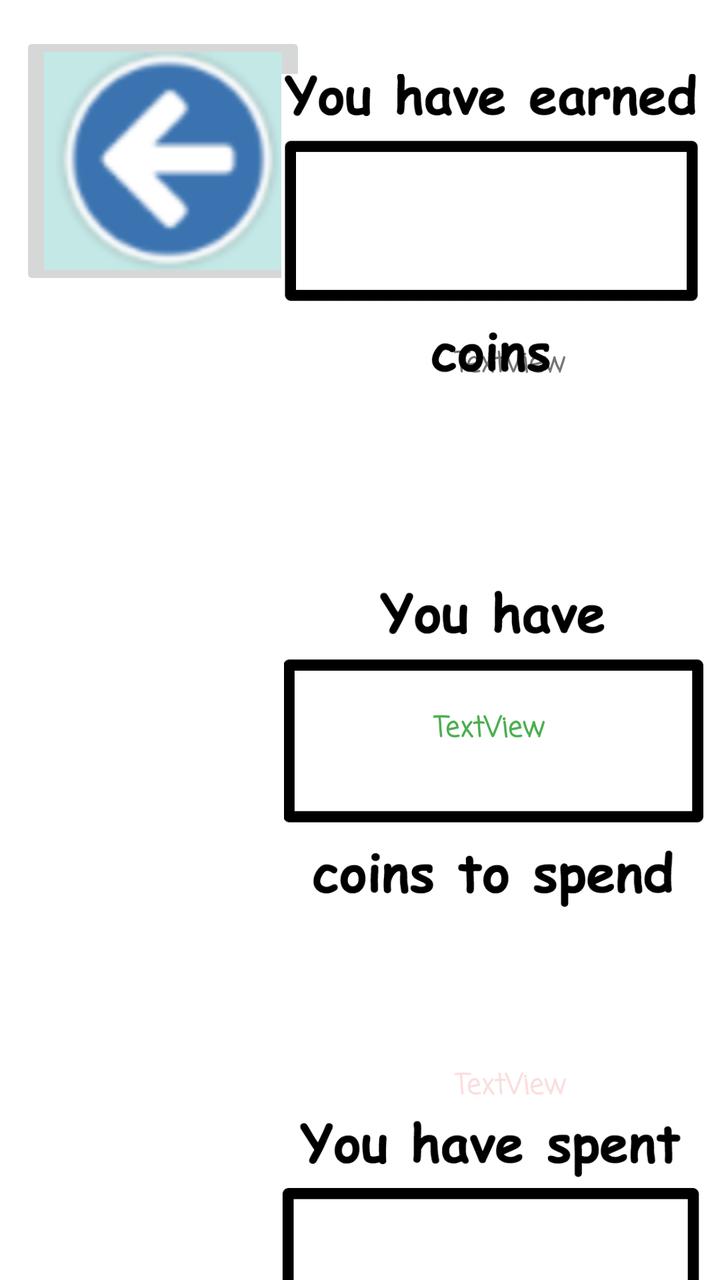
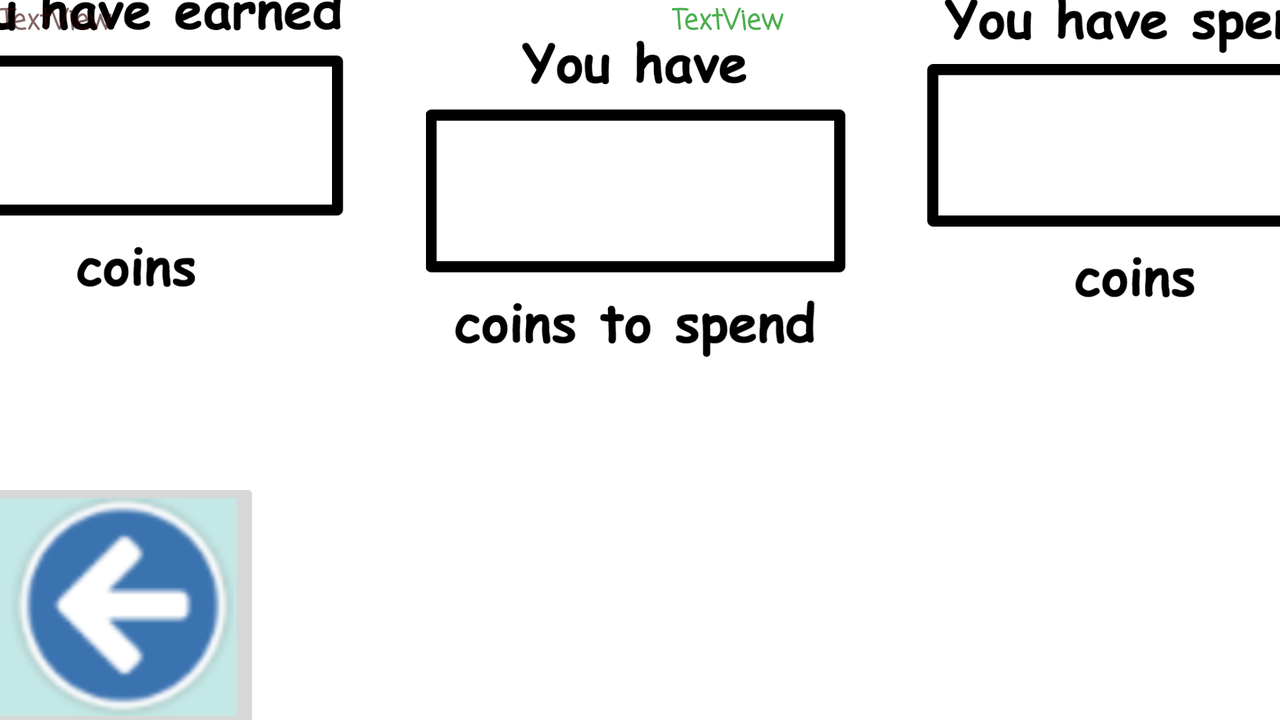

First picture: res/layout/ on a phone held upright. Second picture: the repository's own variant of that layout, on a device whose configuration matches the variant's folder. Source for both follows.
<!-- AndroidManifest.xml: application theme Theme.Herataleapp -->
<!-- res/layout/activity_piggy_bank.xml -->
<?xml version="1.0" encoding="utf-8"?>
<androidx.constraintlayout.widget.ConstraintLayout xmlns:android="http://schemas.android.com/apk/res/android"
    xmlns:app="http://schemas.android.com/apk/res-auto"
    xmlns:tools="http://schemas.android.com/tools"
    android:layout_width="match_parent"
    android:layout_height="match_parent"
    tools:context=".PiggyBank">

    <ImageButton
        android:id="@+id/back"
        android:layout_width="wrap_content"
        android:layout_height="wrap_content"
        android:layout_marginBottom="589dp"
        android:layout_marginEnd="253dp"
        android:layout_marginLeft="12dp"
        android:layout_marginRight="253dp"
        android:layout_marginStart="12dp"
        android:layout_marginTop="16dp"
        app:layout_constraintBottom_toBottomOf="parent"
        app:layout_constraintEnd_toEndOf="parent"
        app:layout_constraintHorizontal_bias="0.042"
        app:layout_constraintStart_toStartOf="parent"
        app:layout_constraintTop_toTopOf="parent"
        app:layout_constraintVertical_bias="0.0"
        app:srcCompat="@drawable/back" />

    <ImageView
        android:id="@+id/imageView"
        android:layout_width="210dp"
        android:layout_height="167dp"
        android:layout_marginBottom="47dp"
        android:layout_marginEnd="27dp"
        android:layout_marginLeft="264dp"
        android:layout_marginRight="27dp"
        android:layout_marginStart="264dp"
        android:layout_marginTop="194dp"
        app:layout_constraintBottom_toTopOf="@+id/imageView12"
        app:layout_constraintEnd_toEndOf="parent"
        app:layout_constraintHorizontal_bias="0.877"
        app:layout_constraintStart_toStartOf="parent"
        app:layout_constraintTop_toTopOf="parent"
        app:srcCompat="@drawable/piggybank_earned" />

    <ImageView
        android:id="@+id/imageView12"
        android:layout_width="210dp"
        android:layout_height="167dp"
        android:layout_marginBottom="59dp"
        android:layout_marginEnd="27dp"
        android:layout_marginLeft="264dp"
        android:layout_marginRight="27dp"
        android:layout_marginStart="264dp"
        android:layout_marginTop="47dp"
        app:layout_constraintBottom_toTopOf="@+id/imageView13"
        app:layout_constraintEnd_toEndOf="parent"
        app:layout_constraintHorizontal_bias="0.866"
        app:layout_constraintStart_toStartOf="parent"
        app:layout_constraintTop_toBottomOf="@+id/imageView"
        app:srcCompat="@drawable/piggybank_available" />

    <ImageView
        android:id="@+id/imageView13"
        android:layout_width="210dp"
        android:layout_height="167dp"
        android:layout_marginBottom="84dp"
        android:layout_marginEnd="27dp"
        android:layout_marginLeft="264dp"
        android:layout_marginRight="27dp"
        android:layout_marginStart="264dp"
        android:layout_marginTop="36dp"
        app:layout_constraintBottom_toBottomOf="parent"
        app:layout_constraintEnd_toEndOf="parent"
        app:layout_constraintHorizontal_bias="0.877"
        app:layout_constraintStart_toStartOf="parent"
        app:layout_constraintTop_toBottomOf="@+id/imageView12"
        app:srcCompat="@drawable/piggybank_spent" />

    <TextView
        android:id="@+id/earned_coins"
        android:layout_width="wrap_content"
        android:layout_height="wrap_content"
        android:fontFamily="casual"
        android:text="TextView"
        android:textStyle="bold"
        android:typeface="sans"
        app:layout_constraintBottom_toBottomOf="parent"
        app:layout_constraintEnd_toEndOf="parent"
        app:layout_constraintHorizontal_bias="0.746"
        app:layout_constraintStart_toStartOf="parent"
        app:layout_constraintTop_toTopOf="parent"
        app:layout_constraintVertical_bias="0.277" />

    <TextView
        android:id="@+id/available_coins"
        android:layout_width="wrap_content"
        android:layout_height="wrap_content"
        android:fontFamily="casual"
        android:text="TextView"
        android:textColor="#4CAF50"
        android:textStyle="bold"
        android:typeface="sans"
        app:layout_constraintBottom_toBottomOf="parent"
        app:layout_constraintEnd_toEndOf="parent"
        app:layout_constraintHorizontal_bias="0.712"
        app:layout_constraintStart_toStartOf="parent"
        app:layout_constraintTop_toTopOf="parent"
        app:layout_constraintVertical_bias="0.572" />

    <TextView
        android:id="@+id/spent_coins"
        android:layout_width="wrap_content"
        android:layout_height="wrap_content"
        android:fontFamily="casual"
        android:text="TextView"
        android:textColor="#23DF0B0B"
        android:textStyle="bold"
        android:typeface="sans"
        app:layout_constraintBottom_toBottomOf="parent"
        app:layout_constraintEnd_toEndOf="@+id/imageView13"
        app:layout_constraintHorizontal_bias="0.771"
        app:layout_constraintStart_toStartOf="parent"
        app:layout_constraintTop_toTopOf="parent"
        app:layout_constraintVertical_bias="0.861" />

    <TableLayout
        android:layout_width="166dp"
        android:layout_height="455dp"
        tools:layout_editor_absoluteX="13dp"
        tools:layout_editor_absoluteY="197dp">

        <TableRow
            android:layout_width="match_parent"
            android:layout_height="match_parent" />

        <TableRow
            android:layout_width="match_parent"
            android:layout_height="match_parent" />

        <TableRow
            android:layout_width="match_parent"
            android:layout_height="match_parent" />

        <TableRow
            android:layout_width="match_parent"
            android:layout_height="match_parent" />
    </TableLayout>

</androidx.constraintlayout.widget.ConstraintLayout>
<!-- resources referenced by this layout -->
<resources>
  <!-- drawable back: png bitmap (drawable, 11019 bytes) -->
  <!-- drawable piggybank_available: png bitmap (drawable-v24, 32111 bytes) -->
  <!-- drawable piggybank_earned: png bitmap (drawable-v24, 30046 bytes) -->
  <!-- drawable piggybank_spent: png bitmap (drawable-v24, 29649 bytes) -->
  <style name="Theme.Herataleapp" parent="Theme.MaterialComponents.DayNight.DarkActionBar">
          
          <item name="colorPrimary">@color/purple_500</item>
          <item name="colorPrimaryVariant">@color/purple_700</item>
          <item name="colorOnPrimary">@color/white</item>
          
          <item name="colorSecondary">@color/teal_200</item>
          <item name="colorSecondaryVariant">@color/teal_700</item>
          <item name="colorOnSecondary">@color/black</item>
          
          <item name="android:statusBarColor" tools:targetApi="l">?attr/colorPrimaryVariant</item>
          
      </style>
</resources>
<!-- res/layout-land/activity_piggy_bank.xml (the repository's variant of the layout above) -->
<!-- drawn on the phone turned sideways -->
<?xml version="1.0" encoding="utf-8"?>
<androidx.constraintlayout.widget.ConstraintLayout xmlns:android="http://schemas.android.com/apk/res/android"
    xmlns:app="http://schemas.android.com/apk/res-auto"
    xmlns:tools="http://schemas.android.com/tools"
    android:layout_width="match_parent"
    android:layout_height="match_parent"
    tools:context=".PiggyBank">

    <ImageButton
        android:id="@+id/back"
        android:layout_width="wrap_content"
        android:layout_height="wrap_content"
        android:layout_marginBottom="21dp"
        android:layout_marginEnd="556dp"
        android:layout_marginLeft="33dp"
        android:layout_marginRight="556dp"
        android:layout_marginStart="33dp"
        android:layout_marginTop="81dp"
        app:layout_constraintBottom_toBottomOf="parent"
        app:layout_constraintEnd_toEndOf="parent"
        app:layout_constraintStart_toStartOf="parent"
        app:layout_constraintTop_toBottomOf="@+id/imageView"
        app:srcCompat="@drawable/back" />

    <ImageView
        android:id="@+id/imageView"
        android:layout_width="210dp"
        android:layout_height="167dp"
        android:layout_marginBottom="4dp"
        android:layout_marginEnd="20dp"
        android:layout_marginLeft="16dp"
        android:layout_marginRight="20dp"
        android:layout_marginStart="16dp"
        android:layout_marginTop="16dp"
        app:layout_constraintBottom_toTopOf="@+id/back"
        app:layout_constraintEnd_toStartOf="@+id/imageView12"
        app:layout_constraintStart_toStartOf="parent"
        app:layout_constraintTop_toTopOf="parent"
        app:srcCompat="@drawable/piggybank_earned" />

    <ImageView
        android:id="@+id/imageView12"
        android:layout_width="210dp"
        android:layout_height="167dp"
        android:layout_marginBottom="228dp"
        android:layout_marginEnd="20dp"
        android:layout_marginLeft="20dp"
        android:layout_marginRight="20dp"
        android:layout_marginStart="20dp"
        android:layout_marginTop="16dp"
        app:layout_constraintBottom_toBottomOf="parent"
        app:layout_constraintEnd_toStartOf="@+id/imageView13"
        app:layout_constraintStart_toEndOf="@+id/imageView"
        app:layout_constraintTop_toTopOf="parent"
        app:layout_constraintVertical_bias="0.0"
        app:srcCompat="@drawable/piggybank_available" />

    <ImageView
        android:id="@+id/imageView13"
        android:layout_width="210dp"
        android:layout_height="167dp"
        android:layout_marginBottom="228dp"
        android:layout_marginEnd="20dp"
        android:layout_marginLeft="20dp"
        android:layout_marginRight="20dp"
        android:layout_marginStart="20dp"
        android:layout_marginTop="16dp"
        app:layout_constraintBottom_toBottomOf="parent"
        app:layout_constraintEnd_toEndOf="parent"
        app:layout_constraintStart_toEndOf="@+id/imageView12"
        app:layout_constraintTop_toTopOf="parent"
        app:srcCompat="@drawable/piggybank_spent" />

    <TextView
        android:id="@+id/earned_coins"
        android:layout_width="wrap_content"
        android:layout_height="wrap_content"
        android:fontFamily="casual"
        android:text="TextView"
        android:textStyle="bold"
        android:typeface="sans"
        tools:layout_editor_absoluteX="88dp"
        tools:layout_editor_absoluteY="86dp" />

    <TextView
        android:id="@+id/available_coins"
        android:layout_width="wrap_content"
        android:layout_height="wrap_content"
        android:layout_marginLeft="336dp"
        android:layout_marginStart="336dp"
        android:fontFamily="casual"
        android:text="TextView"
        android:textColor="#4CAF50"
        android:textStyle="bold"
        android:typeface="sans"
        app:layout_constraintStart_toStartOf="parent"
        tools:layout_editor_absoluteY="86dp" />

    <TextView
        android:id="@+id/spent_coins"
        android:layout_width="wrap_content"
        android:layout_height="wrap_content"
        android:fontFamily="casual"
        android:text="TextView"
        android:textColor="#23DF0B0B"
        android:textStyle="bold"
        android:typeface="sans"
        tools:layout_editor_absoluteX="573dp"
        tools:layout_editor_absoluteY="86dp" />

</androidx.constraintlayout.widget.ConstraintLayout>
